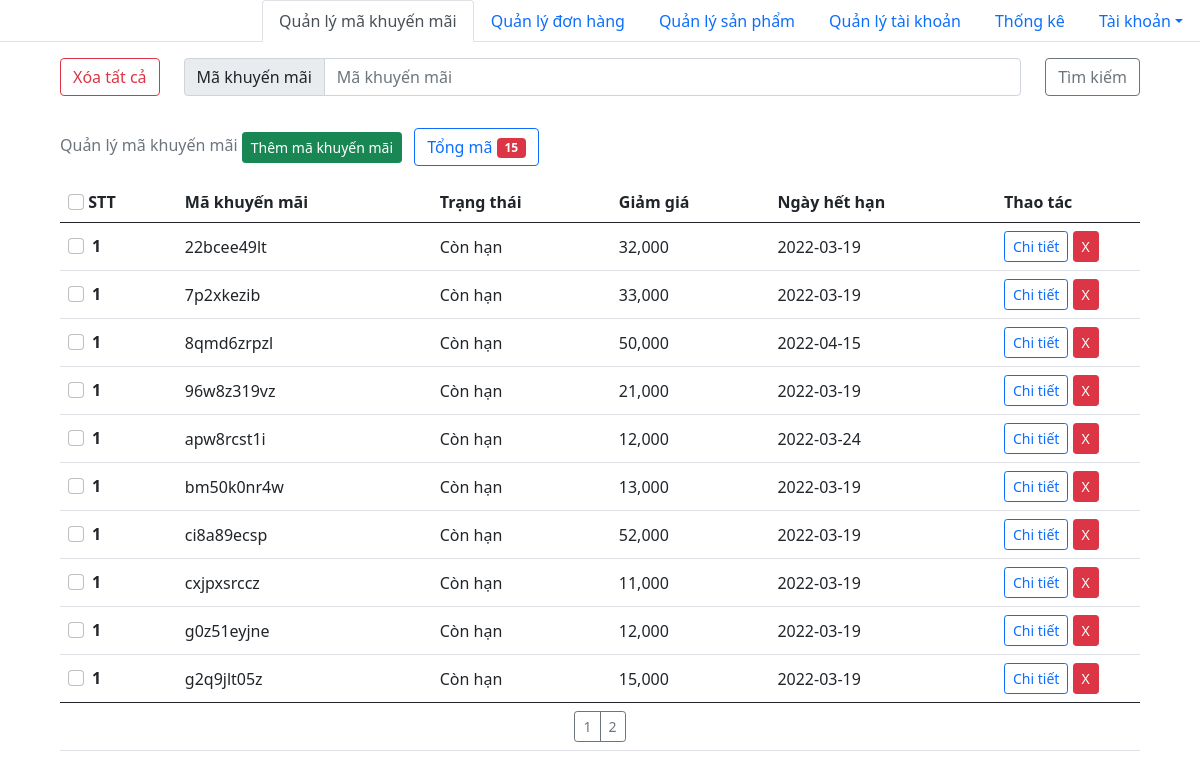
Before: /admin/quanly_makhuyenmai.php with the older database file.
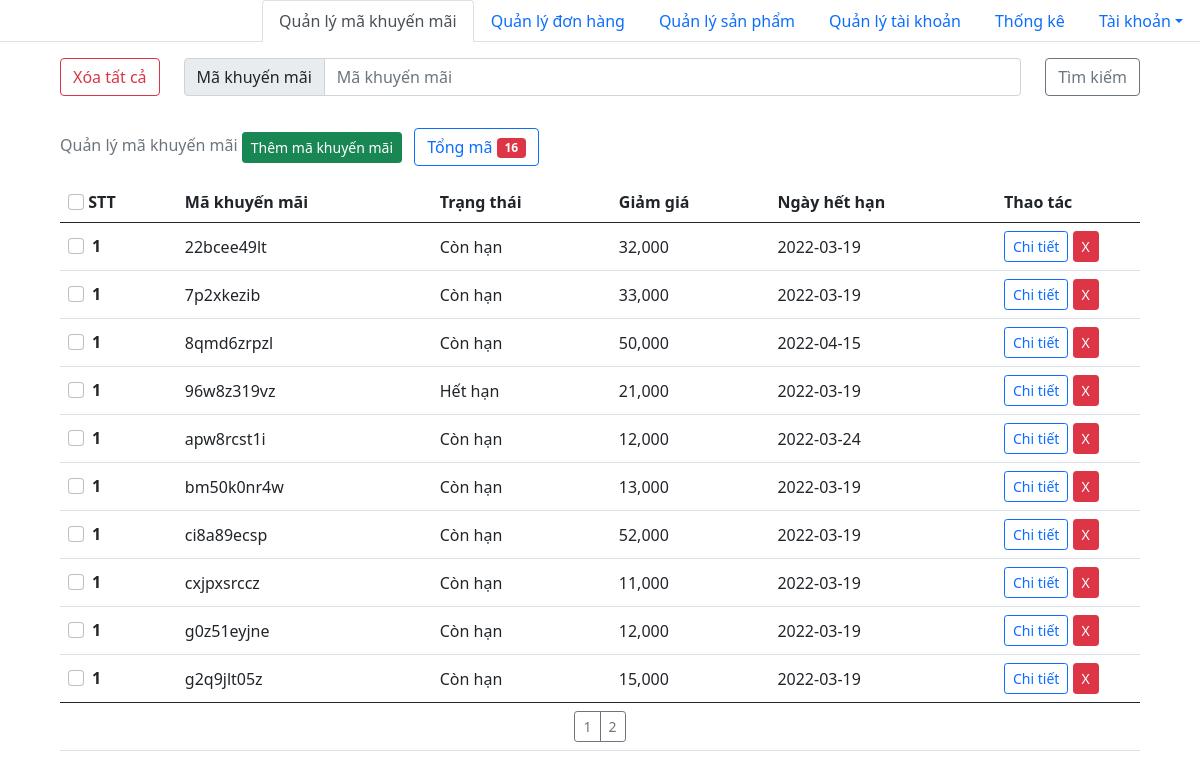
After: the same page with the newer database file.
### tables this page shows
CREATE TABLE `makhuyenmai` (
  `id_khuyenmai` varchar(100) NOT NULL,
  `trangthai` tinyint(1) NOT NULL,
  `ngayhethan` date NOT NULL,
  `giamgia` int(11) NOT NULL
);

### query.php (called while the page is built, shortened)
<?php
function connection(){
    $conn = mysqli_connect(HOST, USERNAME, PASSWORD, DATABASE);
    return $conn;
}
function executeResult($sql){
	$conn = connection();
	$result = mysqli_query($conn, $sql);
	$data   = [];
	if ($result != null) {
		while ($row = mysqli_fetch_assoc($result)) {
			$data[] = $row;
		}
	}
	return $data;
}
function countRow($sql){
    $conn=connection();
    $result=mysqli_query($conn, $sql);
    $numrow=0;
    if($result){
        $numrow=mysqli_num_rows($result);
    }else $numrow=0;
    return $numrow;
}
?>

### admin/quanly_makhuyenmai.php (the view, shortened to what this page needs)
<!DOCTYPE html>
<html lang="en">
<head>
    <link href="https://cdn.jsdelivr.net/npm/bootstrap@5.0.2/dist/css/bootstrap.min.css" rel="stylesheet">
</head>
<body>
    <ul class="nav nav-tabs justify-content-end">
        <li class="nav-item">
            <a class="nav-link active" aria-current="page" href="quanly_makhuyenmai.php">Quản lý mã khuyến mãi</a>
        </li>
        <li class="nav-item">
            <a class="nav-link" aria-current="page" href="./quanly_donhang.php">Quản lý đơn hàng</a>
        </li>
        <li class="nav-item">
            <a class="nav-link" href="./quanly_sanpham.php">Quản lý sản phẩm</a>
        </li>
        <li class="nav-item">
            <a class="nav-link" href="./quanly_taikhoan.php">Quản lý tài khoản</a>
        </li>
        <li class="nav-item">
            <a class="nav-link" href="./quanly_thongke.php">Thống kê</a>
        </li>
        <li class="nav-item dropdown">
            <a class="nav-link dropdown-toggle" data-bs-toggle="dropdown" href="#" role="button" aria-expanded="false">Tài khoản</a>
        </li>
    </ul>
    <div class="d-block m-auto" style="width: 90%;">
        <div class="container m-0 p-0 mt-3">
            <div class="row justify-content-md-between">
                <div class="col-md-auto">
                    <div class="input-group mb-3">
                        <button class="btn btn-outline-danger" type="button" id="button-addon2" onclick="xoa1trang()">Xóa tất cả</button>
                    </div>
                </div>
                <div class="col ">
                    <div class="input-group mb-3">
                        <span class="input-group-text" id="basic-addon1">Mã khuyến mãi</span>
                        <input type="text" class="form-control" placeholder="Mã khuyến mãi" id="button-addon1">
                    </div>
                </div>
                <div class="col-md-auto">
                    <button class="btn btn-outline-secondary" type="button" id="button-addon2" onclick="search()">Tìm kiếm</button>
                </div>
            </div>
        </div>
        <?php require_once("../query.php");
        $codelist = executeResult("select * from makhuyenmai limit 0, 10");
        $count = countRow("select * from makhuyenmai");
        ?>
        <table class="table align-middle caption-top">
            <caption>
                Quản lý mã khuyến mãi
                <a type="button" class="btn btn-success btn-sm" href="./quanly_makhuyenmai_them.php">Thêm mã khuyến mãi</a>
                <div type="button" class="btn btn-outline-primary m-2">
                    Tổng mã <span class="badge bg-danger" id="badge"><?= $count ?></span>
                </div>
            </caption>
            <thead>
                <tr>
                    <th scope="col" class="w-auto">
                        <input class="form-check-input" type="checkbox" value="" id="flexCheckDefault0">
                        <label>STT</label>
                    </th>
                    <th scope="col">Mã khuyến mãi</th>
                    <th scope="col">Trạng thái</th>
                    <th scope="col">Giảm giá</th>
                    <th scope="col">Ngày hết hạn</th>
                    <th scope="col" style="width:9rem">Thao tác</th>
                </tr>
            </thead>
            <tbody id="table_tbody_makhuyenmai">
                <?php
                foreach ($codelist as $code) {
                    echo '<tr>
                    <th scope="row">
                        <div class="form-check">
                            <input class="form-check-input" type="checkbox" value="' . $code["id_khuyenmai"] . '">
                            <span>1</span>
                        </div>
                    </th>
                    <td>
                        <span>' . $code["id_khuyenmai"] . '</span>
                    </td>
                    <td>' .($code["trangthai"]==1 ? 'Còn hạn':'Hết hạn'). '</td>
                    <td>' . number_format($code["giamgia"]) . '</td>
                    <td>' . $code["ngayhethan"] . '</td>
                    <td>
                        <button type="button" id="btn' . $code["id_khuyenmai"] . '" value="' . $code["id_khuyenmai"] . '" class="btn btn-outline-primary btn-sm"  onclick="detail(this.value)" data-bs-toggle="modal" data-bs-target="#exampleModal">Chi tiết</button>
                        <button class="btn btn-danger btn-sm" name="xoa"  onclick="deleteproduct(866)">X</button>
                    </td>
                </tr>';
                } ?>
            </tbody>
            <tfoot>
                <tr>
                    <td colspan="6" style="text-align:center">
                        <div class="align-items-center btn-group btn-group-sm" role="group" aria-label="First group" id="table_tfoot_makhuyenmai">
                            <?php
                                for($i=0; $i<ceil($count/10); $i++){
                                    echo  '<button type="button" class="btn btn-outline-secondary" onclick="phantrang('.($i+1).')">'.($i+1).'</button>';
                                }
                            ?>
                    </td>
                </tr>
            </tfoot>
        </table>
    </div>
</body>
</html>

Changed rows visible on the page:
changed makhuyenmai "96w8z319vz": trangthai "Còn hạn" → "Hết hạn"
Other visible differences:
$count: "15" → "16"
